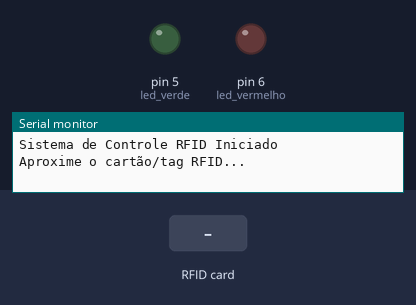
This sketch was run on a simulated Arduino Uno, built with avr-gcc and run on an emulated ATmega328P. Parts: output pins drawn as LEDs (lit = HIGH), the last lines printed to the serial monitor. The inputs (shaded band) are chosen by the test bench. Pins used as bus, display or sensor lines are not drawn.

Above: at 1.2 s.
1.3 s: RFID card D8 4B 12 22 held to the reader
At 2.1 s:
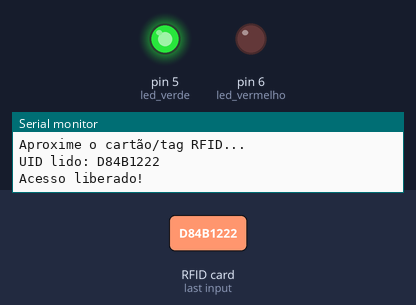
2.8 s: RFID card 5E 7A 19 C4 held to the reader
At 5.7 s:
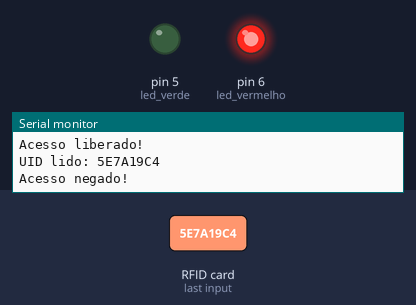
Timing chart, 0 to 8.8 s (numbered marks = the images above; inputs shaded):
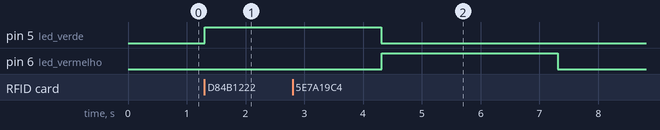

Measured:
- after the input at 1.3 s, pin 5 (led_verde): LOW → HIGH at once
- after the input at 2.8 s, pin 6 (led_vermelho): LOW → HIGH after 1.5 s, → LOW 3.0 s later

The sketch:

demo1.ino
```cpp
#include <SPI.h>
#include <MFRC522.h>

// Definições dos pinos
#define SS_PIN 10    // Pino para SDA/SS do módulo RC522
#define RST_PIN 9    // Pino para RST do módulo RC522

// Inicializa o módulo RFID
MFRC522 rfid(SS_PIN, RST_PIN);

// LEDs para indicar acesso
const int led_verde = 5;   // LED verde para acesso liberado
const int led_vermelho = 6; // LED vermelho para acesso negado

void setup() {
  // Configuração dos LEDs
  pinMode(led_verde, OUTPUT);
  pinMode(led_vermelho, OUTPUT);

  // Inicializa comunicação serial e SPI
  Serial.begin(9600);
  SPI.begin();

  // Inicializa o módulo RFID
  rfid.PCD_Init();
  Serial.println("Sistema de Controle RFID Iniciado");
  Serial.println("Aproxime o cartão/tag RFID...");
}

void loop() {
  // Verifica se há um novo cartão presente
  if (!rfid.PICC_IsNewCardPresent() || !rfid.PICC_ReadCardSerial()) {
    return;
  }

  // Lê o UID do cartão
  String uid = "";
  for (byte i = 0; i < rfid.uid.size; i++) {
    uid += String(rfid.uid.uidByte[i] < 0x10 ? "0" : ""); // Formata o byte
    uid += String(rfid.uid.uidByte[i], HEX); // Converte para HEX
  }
  uid.toUpperCase(); // Converte o UID para maiúsculo

  // Mostra o UID no Serial Monitor
  Serial.print("UID lido: ");
  Serial.println(uid);

  // Verifica se o UID é autorizado
  if (uid == "D84B1222") { // Substitua pelo UID do seu cartão autorizado
    Serial.println("Acesso liberado!");
    digitalWrite(led_verde, HIGH);
    delay(3000); // LED verde aceso por 3 segundos
    digitalWrite(led_verde, LOW);
  } else {
    Serial.println("Acesso negado!");
    digitalWrite(led_vermelho, HIGH);
    delay(3000); // LED vermelho aceso por 3 segundos
    digitalWrite(led_vermelho, LOW);
  }

  // Para a leitura repetida do cartão
  rfid.PICC_HaltA();
}
```
